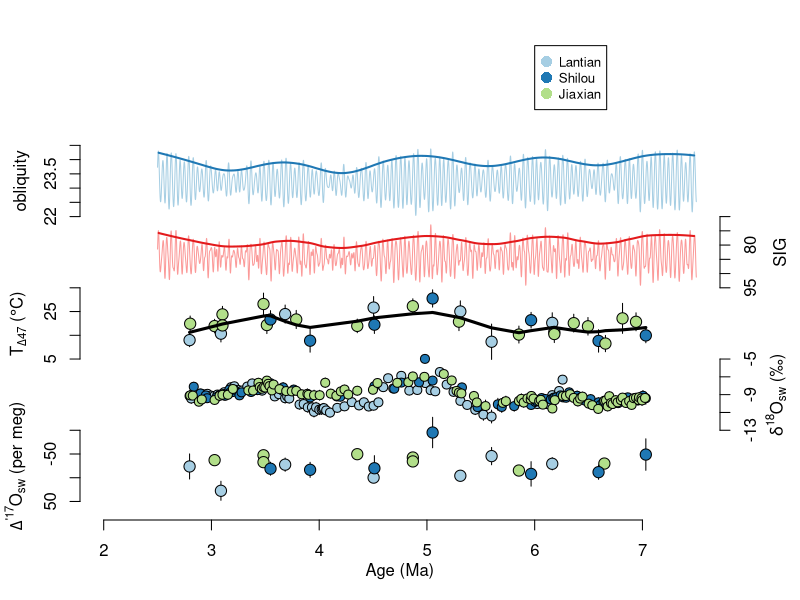

R code for this plot:
library(tidyverse)
library(ggpubr)
library(readxl)

## read data ----
D47 = read.csv("output/D47.csv")
D47= D47[order(D47$age),] 
d18c = read.csv("output/d18c.csv")
dp17 = read.csv("output/dp17.csv")
ob.am = read.csv("output/ob.am.csv")
ob = read_xlsx("data/global_records/Pliocene_orbital_and_insolation_data.xlsx")
sig.am = read.csv("output/sig.am.csv")

## plot ----
pal = c("#A6CEE3", "#1F78B4", "#B2DF8A", "#33A02C", "#FB9A99", "#E31A1C")
site1 = pal[factor(D47$site, levels = c("Lantian", "Shilou", "Jiaxian"))]
site2 = pal[factor(d18c$site, levels = c("Lantian", "Shilou", "Jiaxian"))]
site3 = pal[factor(dp17$section, levels = c("Lantian", "Shilou", "Jiaxian"))]

pdf("figures/Fig2.soil_water.pdf", 4.5, 7)
par(mar = c(4, 4, 1, 4))
plot(0, 0, xlim = c(2, 7.5), ylim = c(0, 6.5), axes = FALSE,
     xlab = "", ylab = "")

yext = range(ob$obliquity)
tix = seq(floor(min(yext*10)), 
          ceiling(max(yext*10+1)), by = 5)/10
ob.rs = cbind(ob$age,
               4 + (ob$obliquity - min(tix)) / diff(range(tix)))
lines(ob.rs[, 1], ob.rs[, 2], col = pal[1])
ob.am.rs = cbind(ob.am$age,
              4 + (ob.am$ob.am - min(tix)) / diff(range(tix)))
lines(ob.am.rs[, 1], ob.am.rs[, 2], col = pal[2], lwd = 2)
axis(2, 4 + (tix - min(tix)) / diff(range(tix)), tix)
mtext("obliquity", 2, line = 2.5, at = 4.5)

yext = range(ob$gradient)
tix = seq(ceiling(max(yext)), 
          floor(min(yext-2.9)), by = -5)
sig.rs = cbind(ob$age,
              4 - (ob$gradient - min(tix)) / diff(range(tix)))
lines(sig.rs[, 1], sig.rs[, 2], col = pal[5])
sig.am.rs = cbind(sig.am$age,
                 4 - (sig.am$sig.am - min(tix)) / diff(range(tix)))
lines(sig.am.rs[, 1], sig.am.rs[, 2], col = pal[6], lwd = 2)
axis(4, 4 - (tix - min(tix)) / diff(range(tix)), tix)
mtext("SIG", 4, line = 2.5, at = 3.5)

yext = range(D47$st.low, D47$st.high)
tix = seq(floor(min(yext) + 1), 
          ceiling(max(yext)), by = 10)
D47.rs = cbind(D47$age,
               2 + (D47$temp - min(tix)) / diff(range(tix)),
               2 + (D47$st.low - min(tix)) / diff(range(tix)),
               2 + (D47$st.high - min(tix)) / diff(range(tix)))
arrows(D47.rs[, 1], D47.rs[, 3], D47.rs[, 1], D47.rs[, 4], col = "black",
       angle=90, length=0, code = 0)
points(D47.rs[, 1], D47.rs[, 2], col = "black", bg = site1, pch = 21, cex = 1.5)
loess_fit = loess(data = D47, temp ~ age, span = 0.2)
pred = predict(loess_fit, se = TRUE)
lines(lowess(D47.rs[, 1], D47.rs[, 2], f = 0.3), lwd = 3)
axis(2, 2 + (tix - min(tix)) / diff(range(tix)), tix)
mtext(expression(paste("T"[Delta*"47"]*" (", degree, "C)")), 2, line = 2.5, at = 2.5)
legend(x = 6, y = 6.4, legend = c("Lantian", "Shilou", "Jiaxian"),
       col = pal, pch = 16, cex = 0.8, pt.cex = 1.5)

# soil water d18O using paired data
# yext = range(D47$d18sw.low, D47$d18sw.high)
# tix = seq(floor(min(yext)),
#           ceiling(max(yext)), by = 2)
# D47.rs = cbind(D47$age,
#                1 + (D47$d18sw - min(tix)) / diff(range(tix)),
#                1 + (D47$d18sw.low - min(tix)) / diff(range(tix)),
#                1 + (D47$d18sw.high - min(tix)) / diff(range(tix)))
# arrows(D47.rs[, 1], D47.rs[, 3], D47.rs[, 1], D47.rs[, 4], col = "black",
#        angle=90, length=0, code = 0)
# points(D47.rs[, 1], D47.rs[, 2], col = "black", bg = site1, pch = 21, cex = 1.5)
# loess_fit = loess(data = D47, d18sw ~ age, span = 0.2)
# pred = predict(loess_fit, se = TRUE)
# lines(lowess(D47.rs[, 1], D47.rs[, 2], f = 0.3), lwd = 3)
# axis(4, 1 + (tix - min(tix)) / diff(range(tix)), tix)
# mtext(expression(delta^"18"*"O"[sw]*" (\u2030)"), 4, line = 2.5, at = 1.5)

# soil water d18O using interpolated data
yext = range(d18c$d18sw.low, d18c$d18sw.high)
tix = seq(floor(min(yext)),
          ceiling(max(yext)), by = 2)
d18c.rs = cbind(d18c$age,
                1 + (d18c$d18sw - min(tix)) / diff(range(tix)),
                1 + (d18c$d18sw.low - min(tix)) / diff(range(tix)),
                1 + (d18c$d18sw.high - min(tix)) / diff(range(tix)))
arrows(d18c.rs[, 1], d18c.rs[, 3], d18c.rs[, 1], d18c.rs[, 4], col = "black",
       angle=90, length=0, code = 0)
points(d18c.rs[, 1], d18c.rs[, 2], col = "black", bg = site2, pch = 21, cex = 1.2)
axis(4, 1 + (tix - min(tix)) / diff(range(tix)), tix)
mtext(expression(delta^"18"*"O"[sw]*" (\u2030)"), 4, line = 2.5, at = 1.5)

yext = range(dp17$Dp17sw.low, dp17$Dp17sw.high)
tix = seq(ceiling(min(yext)+27), floor(max(yext+20)), 
          by = 50)
dp17.rs = cbind(dp17$age,
                1 - (dp17$Dp17sw - min(tix)) / diff(range(tix)),
                1 - (dp17$Dp17sw.low - min(tix)) / diff(range(tix)),
                1 - (dp17$Dp17sw.high - min(tix)) / diff(range(tix)))
arrows(dp17.rs[, 1], dp17.rs[, 3], dp17.rs[, 1], dp17.rs[, 4], col = "black",
       angle=90, length=0, code = 0)
points(dp17.rs[, 1], dp17.rs[, 2], col = "black", bg = site3, pch = 21, cex = 1.5)
axis(2, 1 - (tix - min(tix)) / diff(range(tix)), tix)
mtext(expression(Delta^"'17"*"O"[sw]*" (per meg)"), 2, line = 2.5, at = 0.5)

axis(1)
mtext("Age (Ma)", 1, line = 2)
dev.off()

